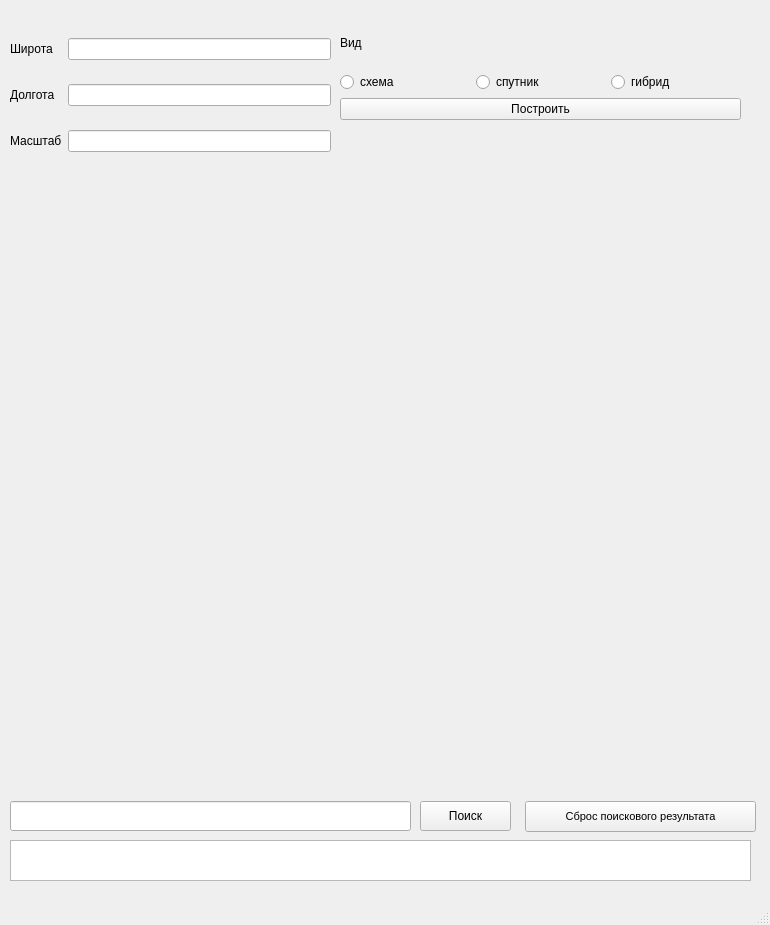
<?xml version="1.0" encoding="UTF-8"?>
<ui version="4.0">
 <class>MainWindow</class>
 <widget class="QMainWindow" name="MainWindow">
  <property name="geometry">
   <rect>
    <x>0</x>
    <y>0</y>
    <width>770</width>
    <height>925</height>
   </rect>
  </property>
  <property name="windowTitle">
   <string>Карты</string>
  </property>
  <widget class="QWidget" name="centralwidget">
   <widget class="QWidget" name="gridLayoutWidget">
    <property name="geometry">
     <rect>
      <x>10</x>
      <y>20</y>
      <width>321</width>
      <height>151</height>
     </rect>
    </property>
    <layout class="QGridLayout" name="gridLayout">
     <item row="0" column="0">
      <widget class="QLabel" name="label">
       <property name="text">
        <string>Широта</string>
       </property>
      </widget>
     </item>
     <item row="1" column="0">
      <widget class="QLabel" name="label_2">
       <property name="text">
        <string>Долгота</string>
       </property>
      </widget>
     </item>
     <item row="1" column="1">
      <widget class="QLineEdit" name="lineEdit_2"/>
     </item>
     <item row="0" column="1">
      <widget class="QLineEdit" name="lineEdit"/>
     </item>
     <item row="2" column="0">
      <widget class="QLabel" name="label_3">
       <property name="text">
        <string>Масштаб</string>
       </property>
      </widget>
     </item>
     <item row="2" column="1">
      <widget class="QLineEdit" name="lineEdit_3"/>
     </item>
    </layout>
   </widget>
   <widget class="QLabel" name="label_4">
    <property name="geometry">
     <rect>
      <x>10</x>
      <y>200</y>
      <width>731</width>
      <height>591</height>
     </rect>
    </property>
    <property name="text">
     <string/>
    </property>
   </widget>
   <widget class="QWidget" name="verticalLayoutWidget">
    <property name="geometry">
     <rect>
      <x>340</x>
      <y>20</y>
      <width>401</width>
      <height>151</height>
     </rect>
    </property>
    <layout class="QVBoxLayout" name="verticalLayout">
     <item>
      <widget class="QLabel" name="label_6">
       <property name="text">
        <string>Вид</string>
       </property>
      </widget>
     </item>
     <item>
      <layout class="QHBoxLayout" name="horizontalLayout">
       <item>
        <widget class="QRadioButton" name="radioButton">
         <property name="text">
          <string>схема</string>
         </property>
        </widget>
       </item>
       <item>
        <widget class="QRadioButton" name="radioButton_2">
         <property name="text">
          <string>спутник</string>
         </property>
        </widget>
       </item>
       <item>
        <widget class="QRadioButton" name="radioButton_3">
         <property name="text">
          <string>гибрид</string>
         </property>
        </widget>
       </item>
      </layout>
     </item>
     <item>
      <widget class="QPushButton" name="pushButton">
       <property name="text">
        <string>Построить</string>
       </property>
      </widget>
     </item>
     <item>
      <widget class="QLabel" name="label_5">
       <property name="text">
        <string/>
       </property>
      </widget>
     </item>
    </layout>
   </widget>
   <widget class="QLineEdit" name="lineEdit_4">
    <property name="geometry">
     <rect>
      <x>10</x>
      <y>801</y>
      <width>401</width>
      <height>30</height>
     </rect>
    </property>
   </widget>
   <widget class="QPushButton" name="pushButton_2">
    <property name="geometry">
     <rect>
      <x>420</x>
      <y>801</y>
      <width>91</width>
      <height>30</height>
     </rect>
    </property>
    <property name="text">
     <string>Поиск</string>
    </property>
   </widget>
   <widget class="QPushButton" name="pushButton_3">
    <property name="geometry">
     <rect>
      <x>525</x>
      <y>801</y>
      <width>231</width>
      <height>31</height>
     </rect>
    </property>
    <property name="font">
     <font>
      <pointsize>8</pointsize>
     </font>
    </property>
    <property name="text">
     <string>Сброс поискового результата</string>
    </property>
   </widget>
   <widget class="QPlainTextEdit" name="plainTextEdit">
    <property name="enabled">
     <bool>true</bool>
    </property>
    <property name="geometry">
     <rect>
      <x>10</x>
      <y>840</y>
      <width>741</width>
      <height>41</height>
     </rect>
    </property>
    <property name="readOnly">
     <bool>true</bool>
    </property>
   </widget>
  </widget>
  <widget class="QMenuBar" name="menubar">
   <property name="geometry">
    <rect>
     <x>0</x>
     <y>0</y>
     <width>770</width>
     <height>22</height>
    </rect>
   </property>
  </widget>
  <widget class="QStatusBar" name="statusbar"/>
 </widget>
 <resources/>
 <connections/>
</ui>
